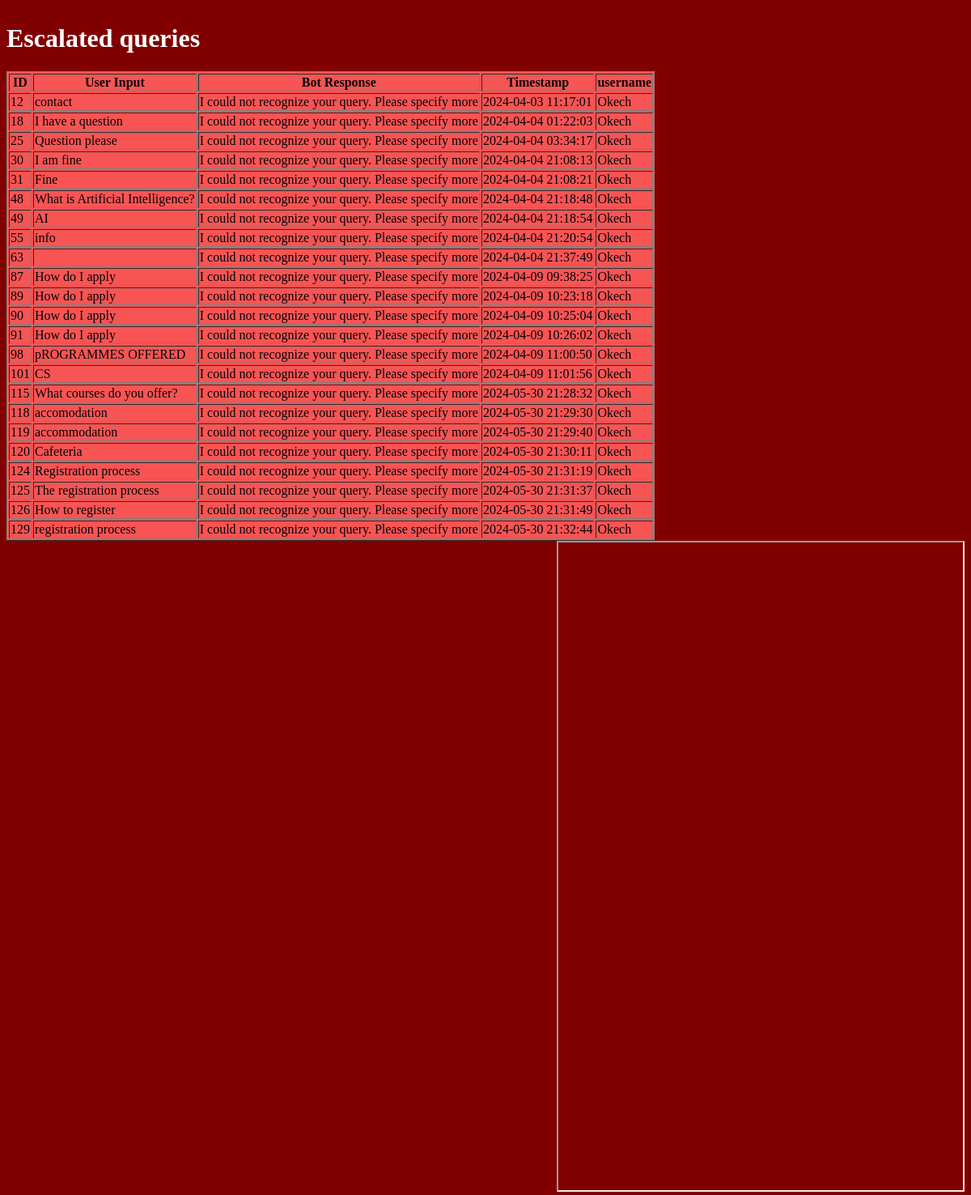
Screenshot of /escalated with the database file from the repository.
### tables this page shows
CREATE TABLE conversations (
        id INTEGER PRIMARY KEY,
        user_input TEXT,
        bot_response TEXT,
        timestamp TEXT,
        username TEXT
    );

### app.py (the view)
@app.route('/escalated')
def display_escalated_queries():
    conn = sqlite3.connect('chatbot_conversations.db')
    c = conn.cursor()
    c.execute("SELECT * FROM conversations WHERE bot_response = 'I could not recognize your query. Please specify more'")
    conversations = c.fetchall()
    conn.close()
    return render_template('escalated.html', conversations=conversations)

### templates/escalated.html (shortened to what this page needs)
<!DOCTYPE html>
<html lang="en">
<head>
    <link rel="stylesheet" type="text/css" href="{{ url_for('static', filename='conversations.css') }}">
</head>
<body>
    <div class = "table">
    <h1>Escalated queries</h1>
    <table id="table" border="1">
        <thead>
            <tr>
                <th>ID</th>
                <th>User Input</th>
                <th>Bot Response</th>
                <th>Timestamp</th>
                <th>username</th>
            </tr>
        </thead>
        <tbody>
            {% for conversation in conversations %}
            <tr>
                <td>{{ conversation[0] }}</td>
                <td>{{ conversation[1] }}</td>
                <td>{{ conversation[2] }}</td>
                <td>{{ conversation[3] }}</td>
                <td>{{ conversation[4] }}</td>
            </tr>
            {% endfor %}
        </tbody>
    </table>
</div>
    <div class="frame-container">
        <iframe src="/update" style="height:800px;width:500px;" title="Knowledge base update"></iframe>
    </div>
</body>
</html>

### static/conversations.css (style rules this page uses)
h1 { color: white; font-family: 'Times New Roman', Times, serif; }
#table { color: rgb(5, 5, 5); background-color: rgb(248, 84, 84); }
body { background-color: maroon; }

### templates/escalated.html (style rules this page uses)
.frame-container { float: right; }
.table { float: left; }

### rows the page displays
conversations: id "12", user_input "contact", bot_response "I could not recognize your query. Please specify more", timestamp "2024-04-03 11:17:01", username "Okech"
conversations: id "18", user_input "I have a question", bot_response "I could not recognize your query. Please specify more", timestamp "2024-04-04 01:22:03", username "Okech"
conversations: id "25", user_input "Question please", bot_response "I could not recognize your query. Please specify more", timestamp "2024-04-04 03:34:17", username "Okech"
conversations: id "30", user_input "I am fine", bot_response "I could not recognize your query. Please specify more", timestamp "2024-04-04 21:08:13", username "Okech"
conversations: id "31", user_input "Fine", bot_response "I could not recognize your query. Please specify more", timestamp "2024-04-04 21:08:21", username "Okech"
conversations: id "48", user_input "What is Artificial Intelligence?", bot_response "I could not recognize your query. Please specify more", timestamp "2024-04-04 21:18:48", username "Okech"
conversations: id "49", user_input "AI", bot_response "I could not recognize your query. Please specify more", timestamp "2024-04-04 21:18:54", username "Okech"
conversations: id "55", user_input "info", bot_response "I could not recognize your query. Please specify more", timestamp "2024-04-04 21:20:54", username "Okech"
conversations: id "63", bot_response "I could not recognize your query. Please specify more", timestamp "2024-04-04 21:37:49", username "Okech"
conversations: id "87", user_input "How do I apply", bot_response "I could not recognize your query. Please specify more", timestamp "2024-04-09 09:38:25", username "Okech"
conversations: id "89", user_input "How do I apply", bot_response "I could not recognize your query. Please specify more", timestamp "2024-04-09 10:23:18", username "Okech"
conversations: id "90", user_input "How do I apply", bot_response "I could not recognize your query. Please specify more", timestamp "2024-04-09 10:25:04", username "Okech"
conversations: id "91", user_input "How do I apply", bot_response "I could not recognize your query. Please specify more", timestamp "2024-04-09 10:26:02", username "Okech"
conversations: id "98", user_input "pROGRAMMES OFFERED", bot_response "I could not recognize your query. Please specify more", timestamp "2024-04-09 11:00:50", username "Okech"
conversations: id "101", user_input "CS", bot_response "I could not recognize your query. Please specify more", timestamp "2024-04-09 11:01:56", username "Okech"
conversations: id "115", user_input "What courses do you offer?", bot_response "I could not recognize your query. Please specify more", timestamp "2024-05-30 21:28:32", username "Okech"
conversations: id "118", user_input "accomodation", bot_response "I could not recognize your query. Please specify more", timestamp "2024-05-30 21:29:30", username "Okech"
conversations: id "119", user_input "accommodation", bot_response "I could not recognize your query. Please specify more", timestamp "2024-05-30 21:29:40", username "Okech"
conversations: id "120", user_input "Cafeteria", bot_response "I could not recognize your query. Please specify more", timestamp "2024-05-30 21:30:11", username "Okech"
conversations: id "124", user_input "Registration process", bot_response "I could not recognize your query. Please specify more", timestamp "2024-05-30 21:31:19", username "Okech"
conversations: id "125", user_input "The registration process", bot_response "I could not recognize your query. Please specify more", timestamp "2024-05-30 21:31:37", username "Okech"
conversations: id "126", user_input "How to register", bot_response "I could not recognize your query. Please specify more", timestamp "2024-05-30 21:31:49", username "Okech"
conversations: id "129", user_input "registration process", bot_response "I could not recognize your query. Please specify more", timestamp "2024-05-30 21:32:44", username "Okech"
